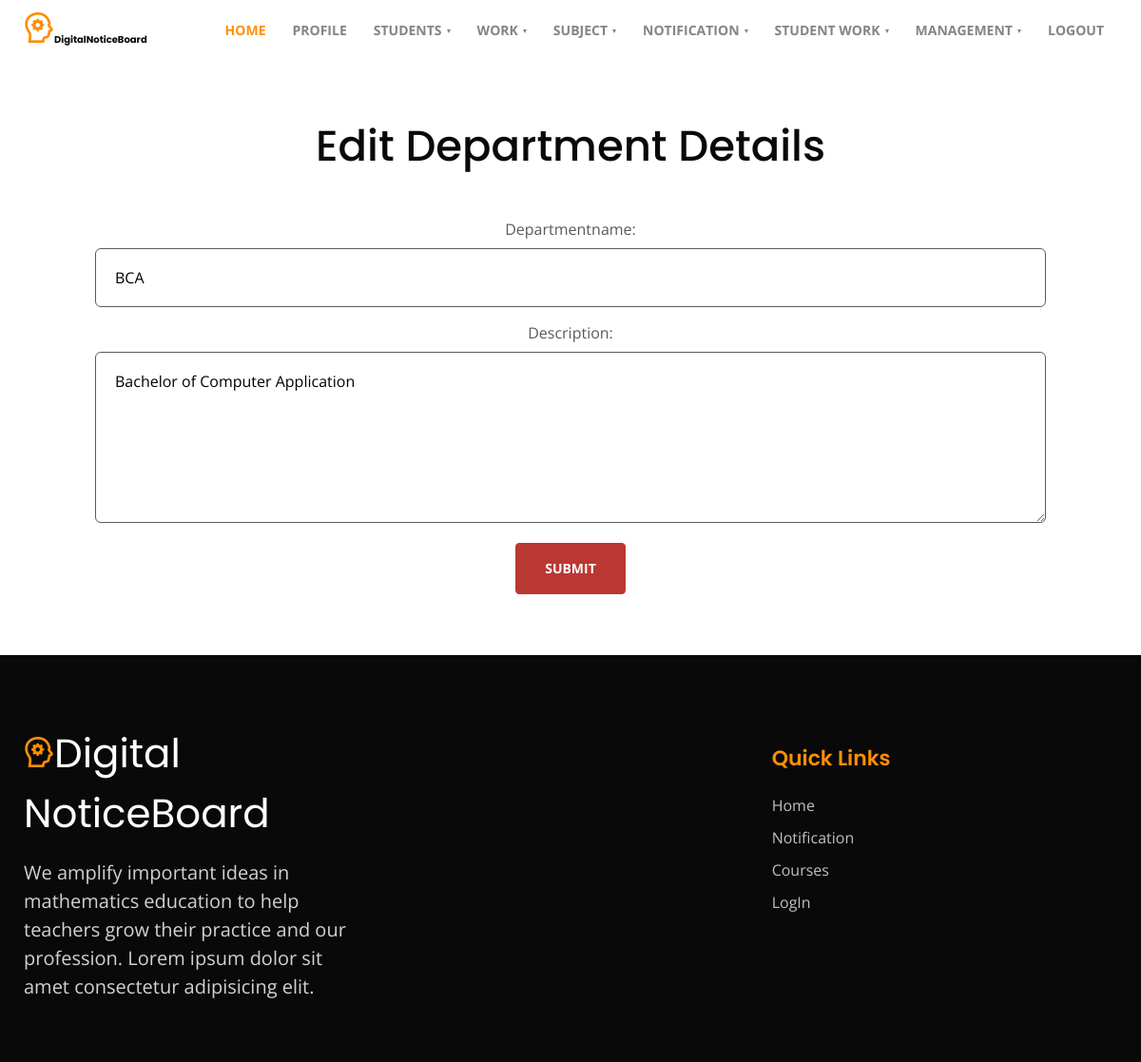
The app's page /edit_department/1 (signed in) with its own data.
### department/models.py (models this page shows, shortened)
class Departments(models.Model):
    departmentname = models.CharField(max_length=50,default='')
    description = models.CharField(max_length=200,default='')

### department/views.py (the view)
# urls.py: path('edit_department/<int:id>',views.department_edit),
@login_required(login_url='/login')
def department_edit(request,id):
    data = Departments.objects.get(id=id)
    if request.method == 'POST':
        form = departmentaddform(request.POST,instance=data)
        if form.is_valid():
            form.save()
        return redirect("/view_department",{'data':data})
    else:
        form = departmentaddform(instance=data)
        return render(request,'edit_department.html',{'form':form})

### department/forms.py
class departmentaddform(forms.ModelForm):
    class Meta:
        model = Departments
        fields = "__all__"
        widgets = {
            'description' : forms.Textarea(attrs={'class':'contact-input'}),
            'departmentname' : forms.TextInput(attrs={'class':'contact-input'})
        }

### department/templates/edit_department.html (shortened to what this page needs)
{%extends 'layout.html'%}
{%block content%}
  <section class="w3l-contacts-12" id="contact">
      <div class="container py-5">
          <div class="contacts12-main py-md-3">
              <div class="header-section text-center">
                  <h3 class="mb-md-5 mb-4">Edit Department Details
              </div>
              <form method="post" class="">
                {{form.as_p}}
                  <div class="text-center">
                      <input type="submit" class="btn-secondary btn theme-button" value="Submit">
                  </div>
              </form>
          </div>
      </div>
{%endblock%}

### records on screen
Departments: departmentname "BCA", description "Bachelor of Computer Application"
